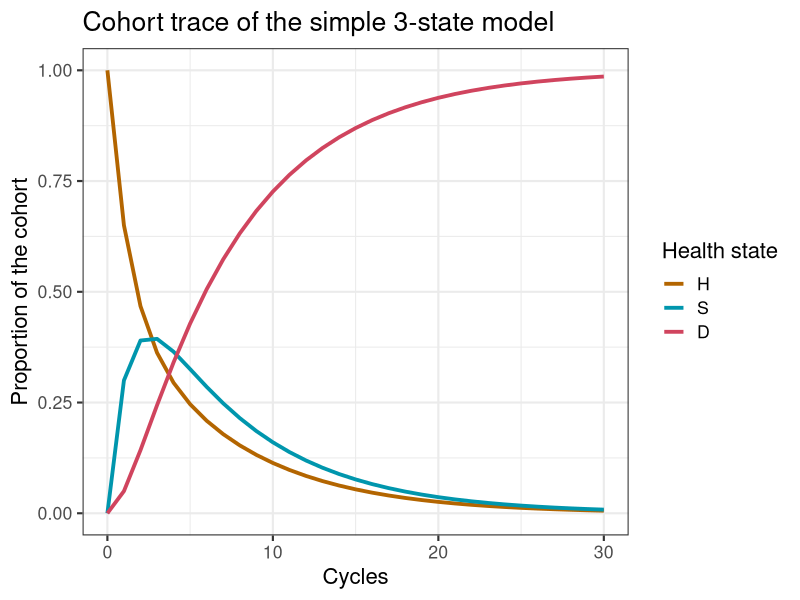
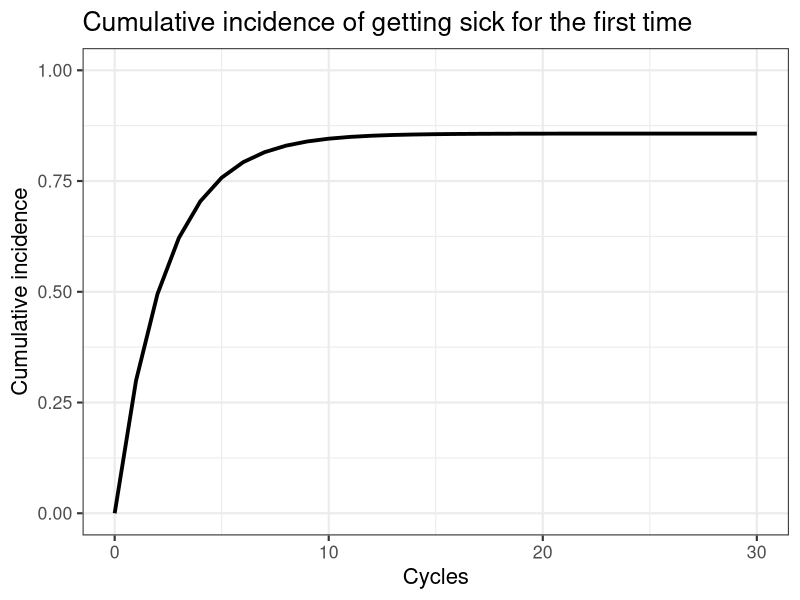

R code for these plots, in order: (Note: this script raises an error after producing the figures.)

## Simple 3-state model showing the array approach ## 
rm(list = ls())  # remove any variables in R's memory 
# Load the packages
library(reshape2) # to transform data
library(ggplot2)  # for nice looking plots

# initial set up
age         <- 70  # age of starting cohort
n.t         <- 30  # time horizon, number of cycles
v.age.names <- age:(age + n.t - 1) # vector with age names
v.n <- c("H", "S", "D") # vector with the 3 health states of the model:
# Healthy (H), Sick (S), Dead (D)
n.states <- length(v.n) # number of health states 

#### Generate initial set of base-case external parameters ####
# Costs
c.H   = 1000   # cost of remaining one cycle healthy 
c.S   = 3000   # cost of remaining one cycle sick 
c.D   = 0      # cost of being dead (per cycle)
# State utilities
u.H   = 1      # utility when healthy 
u.S   = 0.60   # utility when sick 
u.D   = 0      # utility when healthy 
# Transition probabilities (per cycle)
p.HS  = 0.30   # probability to become sick when healthy
p.HD  = 0.05   # probability to die when healthy
p.SH  = 0.15   # probability to become healthy when sick
p.SD  = 0.20   # probability to die when healthy
# Transition rewards
du.HS  = 0.10  # one-time utility decrement when becoming sick
ic.D   = 4000   # one-time cost of dying

#### Transition probability matrix ####
# matrix m.P at the first cycle
m.P <- matrix(NA, nrow = n.states, ncol = n.states, dimnames = list(v.n, v.n))

# Fill in matrix
# From Healthy
m.P["H", "H"]  <- 1 - (p.HS + p.HD)
m.P["H", "S"]  <- p.HS
m.P["H", "D"]  <- p.HD
# From Sick
m.P["S", "H"]  <- p.SH
m.P["S", "S"]  <- 1 - (p.SH + p.SD)
m.P["S", "D"]  <- p.SD
# From Death
m.P["D", "H"]  <- 0
m.P["D", "S"]  <- 0
m.P["D", "D"]  <- 1

#### Initial state vector ####
v.m0 <- c(H = 1, S = 0, D = 0) # initiate the vector

## Create the Markov cohort trace matrix m.M that capturs the proportion of the cohort in each state at each cycle
m.M <- matrix(0, nrow = (n.t + 1), ncol = n.states, dimnames = list(0:n.t, v.n)) # initialize cohort trace matrix 
m.M[1, ] <- v.m0   # store the initial state vector

# initiate the array 
a.A <- array(0, dim = c(n.states, n.states, n.t + 1), dimnames = list(v.n, v.n, 0:n.t)) # initialize array

diag(a.A[, , 1]) <- v.m0 # store the initial state vector in the diagonal of A

m.R.costs <- m.R.effects <- matrix(NA, nrow = n.states, ncol = n.states,  dimnames = list(v.n, v.n))

# Fill in matrix for costs
# From Healthy
m.R.costs["H", "H"]  <- c.H
m.R.costs["H", "S"]  <- c.H 
m.R.costs["H", "D"]  <- c.H + ic.D
# From Sick
m.R.costs["S", "H"]  <- c.S
m.R.costs["S", "S"]  <- c.S 
m.R.costs["S", "D"]  <- c.S + ic.D
# From Death
m.R.costs["D", "H"]  <- c.D
m.R.costs["D", "S"]  <- c.D
m.R.costs["D", "D"]  <- c.D 

# Fill in matrix for effects
# From Healthy
m.R.effects["H", "H"]  <- u.H
m.R.effects["H", "S"]  <- u.H - du.HS 
m.R.effects["H", "D"]  <- u.H 
# From Sick
m.R.effects["S", "H"]  <- u.S
m.R.effects["S", "S"]  <- u.S 
m.R.effects["S", "D"]  <- u.S + ic.D
# From Death
m.R.effects["D", "H"]  <- u.D
m.R.effects["D", "S"]  <- u.D
m.R.effects["D", "D"]  <- u.D 

#### Expected QALYs and Costs per cycle for each strategy ####
a.Y.costs <- a.Y.effects <- array(0, dim = c(n.states, n.states, n.t + 1), dimnames = list(v.n, v.n, 0:n.t))

### Run the model 
for(t in 1:n.t){  # loop through the number of cycles
  # estimate the state vector for the next cycle (t + 1)
  m.M[t + 1, ] <- m.M[t, ] %*% m.P    
  a.A[, , t + 1] <- diag(m.M[t, ]) %*% m.P  # fill array A for t + 1 
  
  # element-wise-multiplication of array A with the rewards matrices
  a.Y.costs[, , t]   <- a.A[, , t] * m.R.costs   
  a.Y.effects[, , t] <- a.A[, , t] * m.R.effects 
}

# Perform a cost effectiveness analysis 
v.costs <- rowSums(t(colSums(a.Y.costs)))    # calculate the expected costs per cycle
v.QALYs <- rowSums(t(colSums(a.Y.effects)))  # calculate the expected QALYs per cycle
TC <- sum(v.costs)                           # calculate the total expected costs
TE <- sum(v.QALYs)                           # calculate the total expected QALYS
v.results <- c(TC, TE)                       # combine the total expected costs and QALYs
names(v.results) <- c("Costs", "Effect")     # name the vector
v.results                                    # print the results  

### Plot cohort trace
ggplot(melt(m.M), aes(x = Var1, y = value, color = Var2)) +
  geom_line(size = 1.3) +
  scale_color_discrete(l = 50, name = "Health state", h = c(45, 365)) +
  xlab("Cycle") +
  ylab("Proportion of the cohort") +
  ggtitle("Cohort trace of the simple 3-state model")+
  theme_bw(base_size = 16) +
  scale_x_continuous(name = "Cycles", limits = c(0, n.t), breaks = seq(0, n.t, 10)) +
  theme()

################################################################################
### Cumulative incidence 
p.HH <- p.HS <- numeric(n.t)
n.atRisk <- n.newCases <- v.CI<- numeric(n.t+1)

n.atRisk[1]   <- a.A["H", "H", 1] # at risk at cycle 0 
n.newCases[1] <- a.A["H", "S", 1] # at new cases at cycle 0 


for(t in 1:n.t){
p.HH[t] <- a.A["H", "H", t + 1] / sum(a.A["H", , t + 1])  # get the p.HH from array A for each cycle
p.HS[t] <- a.A["H", "S", t + 1] / sum(a.A["H", , t + 1])  # get the transition probability at each time point from array A. Those that getting sick / total started healthy

#n.atRisk[t + 1] <-  a.A["H", "H", 1] * prod(p.HH[1:t]) # get number at risk (e.g. always healthy individuals)
n.atRisk[t + 1]   <- n.atRisk[t] * p.HH[t]
n.newCases[t + 1] <- n.atRisk[t] * p.HS[t]  # new cases using the transition probability 
}

v.CI <- cumsum(n.newCases) / a.A["H", "H", 1] # calculate the cumulative incidence 
df.CI <- as.data.frame(cbind(0:n.t, v.CI)) # create a dataframe with cycles and cumulative incidence
colnames(df.CI) <- c("cycle", "CI") # name the columns of the dataframe


### Plot cohort trace
ggplot(df.CI, aes(x = cycle, y = CI)) +
  geom_line(size = 1.3) +
  scale_color_discrete(l = 50, name = "Health state", h = c(45, 365)) +
  xlab("Cycle") +
  ylab("Cumulative incidence") +
  ggtitle("Cumulative incidence of getting sick for the first time")+
  theme_bw(base_size = 16) +
  scale_x_continuous(name = "Cycles", limits = c(0, n.t), breaks = seq(0, n.t, 10)) +
  scale_y_continuous(name = "Cumulative incidence", limits = c(0, 1)) +
  theme()
ggsave("figs/CumulativeIncidence.png", width = 8, height = 6) # save the plot 
  

# Save the objects
save(m.M, file = "Cohort_trace.RData") # save the object
save(a.A, file = "Array.RData") # save the object 
save(v.CI, file = "CumulativeIncidence.RData") # save the object 
  
